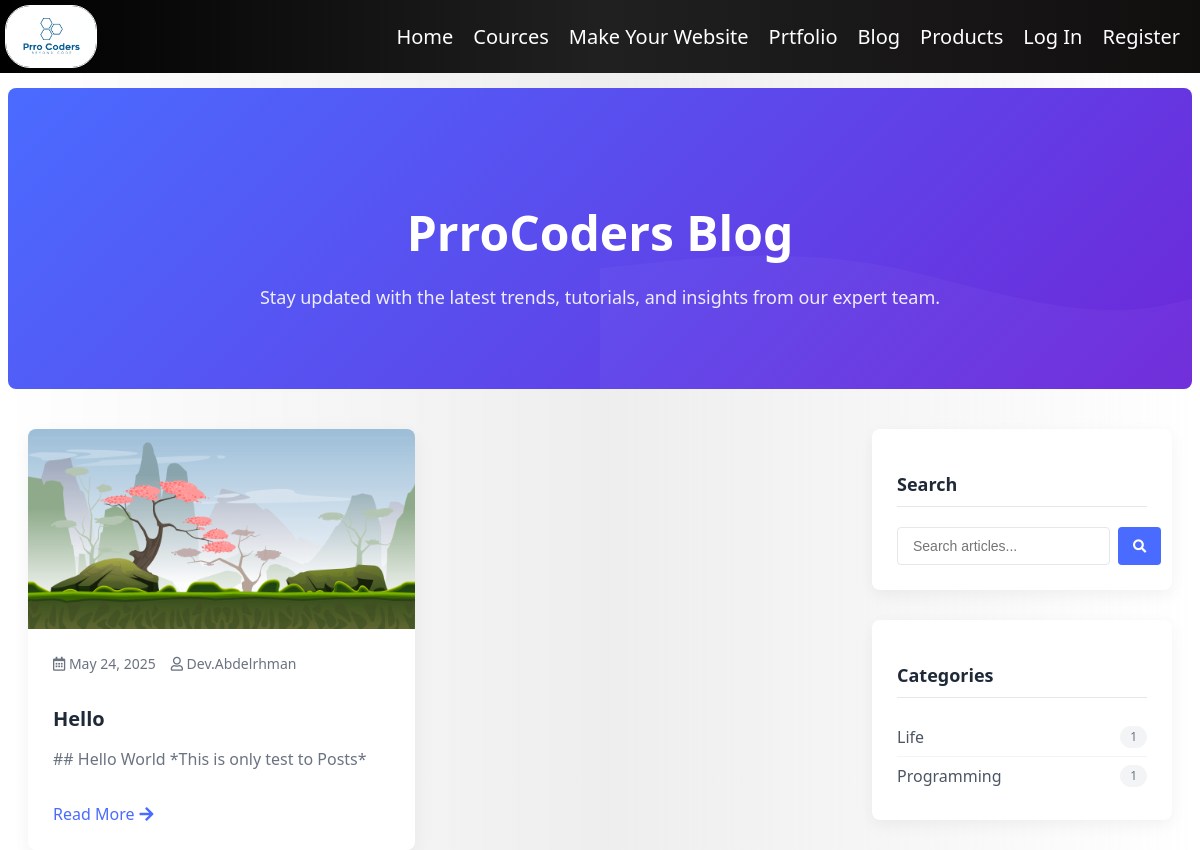
The page /blog/ on the database as committed earlier.
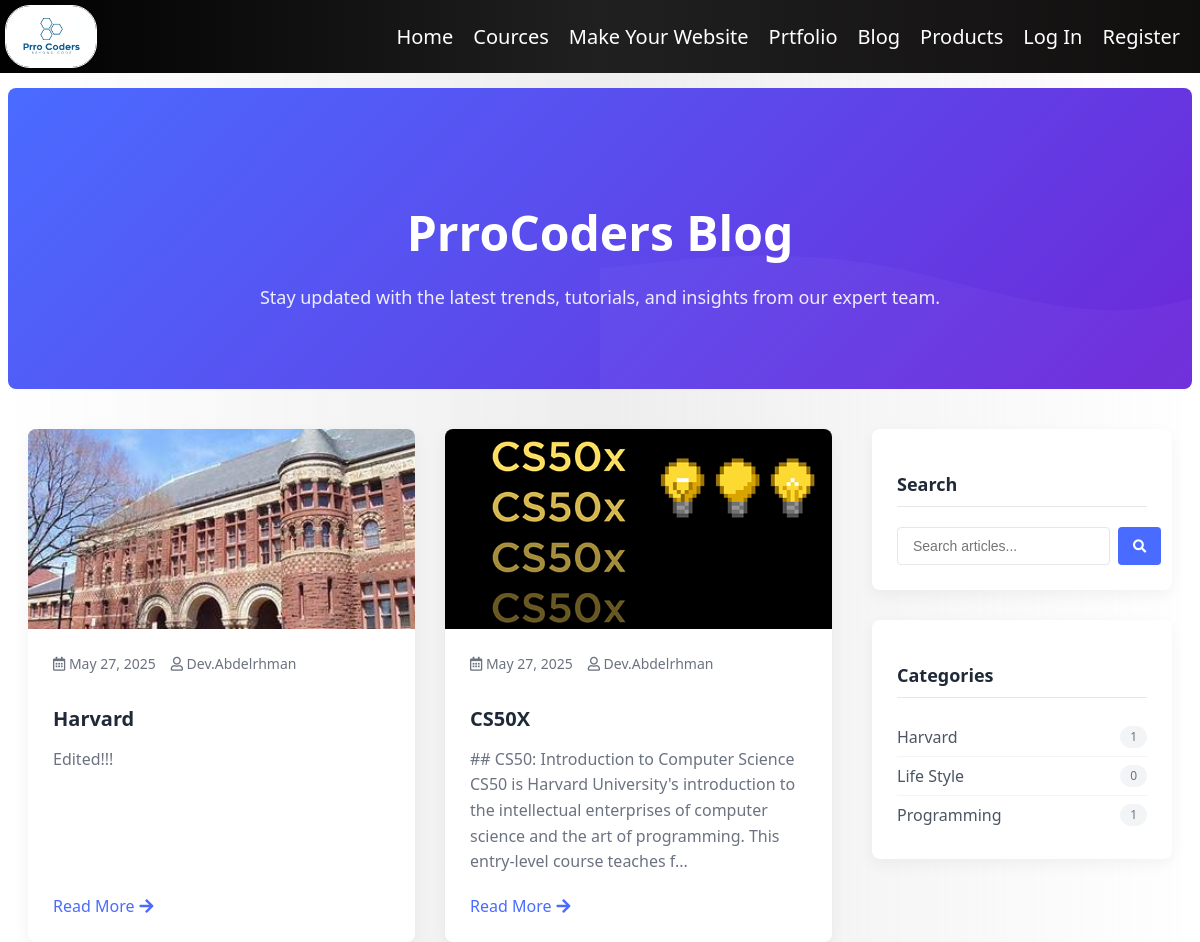
The same page on the database as committed later.
### blog/models.py (models this page shows, shortened)
class Post(models.Model):
    STATUS_CHOICES = (
        ('draft', 'Draft'),
        ('published', 'Published'),
    )
    title = models.CharField(max_length=200)
    slug = models.SlugField(unique_for_date='publish_date')
    author = models.ForeignKey(User, on_delete=models.CASCADE, related_name='blog_posts')
    content = models.TextField()
    content_html = models.TextField(editable=False, blank=True)
    featured_image = models.ImageField(upload_to='blog/%Y/%m/%d/', blank=True, null=True)
    publish_date = models.DateTimeField(default=timezone.now)
    created_date = models.DateTimeField(auto_now_add=True)
    updated_date = models.DateTimeField(auto_now=True)
    status = models.CharField(max_length=10, choices=STATUS_CHOICES, default='draft')
    categories = models.ManyToManyField(Category, related_name='posts')
    class Meta:
        ordering = ['-publish_date']
    @property
    def summary(self):
        return self.content[:200] + '...' if len(self.content) > 200 else self.content

class Category(models.Model):
    name = models.CharField(max_length=100)
    slug = models.SlugField(unique=True)
    description = models.TextField(blank=True)
    class Meta:
        verbose_name_plural = "Categories"
        ordering = ['name']

### blog/views.py (the view)
# urls.py: path('', views.PostListView.as_view(), name='post_list'),
class PostListView(ListView):
    model = Post
    template_name = 'blog/post_list.html'
    context_object_name = 'posts'
    paginate_by = 6
    def get_queryset(self):
        return Post.objects.filter(status='published').order_by('-publish_date')
    def get_context_data(self, **kwargs):
        context = super().get_context_data(**kwargs)
        context['categories'] = Category.objects.all()
        return context

### templates/blog/post_list.html (shortened to what this page needs)
{% extends 'layout.html' %}
{% load static %}
{% block head %}
<link rel="stylesheet" href="https://cdnjs.cloudflare.com/ajax/libs/font-awesome/5.15.4/css/all.min.css">
{% endblock %}
{% block body %}
<div class="blog-header">
    <div class="blog-header-content">
        <h1>PrroCoders Blog</h1>
        <p class="p1">Stay updated with the latest trends, tutorials, and insights from our expert team.</p>
    </div>
</div>
<div class="blog-container">
    <div class="blog-layout">
        <div class="blog-main">
            {% if posts %}
                {% for post in posts %}
                    <article class="blog-card" style="animation-delay: {{ forloop.counter0|divisibleby:3 }}00ms;">
                        <div class="blog-card-image">
                            {% if post.featured_image %}
                                <img src="{{ post.featured_image.url }}" alt="{{ post.title }}">
                            {% else %}
                                <img src="{% static 'images/placeholder.jpg' %}" alt="Placeholder">
                            {% endif %}
                        </div>
                        <div class="blog-card-content">
                            <div class="blog-card-meta">
                                <span><i class="far fa-calendar-alt"></i> {{ post.publish_date|date:"M d, Y" }}</span>
                                <span><i class="far fa-user"></i> {{ post.author.username }}</span>
                            </div>
                            <h2 class="blog-card-title">
                                <a href="{% url 'blog:post_detail' year=post.publish_date.year month=post.publish_date.month day=post.publish_date.day slug=post.slug %}">
                                    {{ post.title }}
                                </a>
                            </h2>
                            <div class="blog-card-excerpt">
                                {{ post.summary|truncatewords:30 }}
                            </div>
                            <a href="{% url 'blog:post_detail' year=post.publish_date.year month=post.publish_date.month day=post.publish_date.day slug=post.slug %}" class="blog-card-link">
                                Read More <i class="fas fa-arrow-right"></i>
                            </a>
                        </div>
                    </article>
                {% endfor %}
            {% else %}
                <div class="no-posts">
                    <h2>No posts found</h2>
                    <p>There are currently no blog posts available. Please check back later for new content.</p>
                </div>
            {% endif %}
        </div>
        <aside class="blog-sidebar">
            <div class="sidebar-widget">
                <h3>Search</h3>
                <form action="{% url 'blog:search_results' %}" method="get" class="search-form">
                    <input type="text" name="q" placeholder="Search articles..." class="search-input" required>
                    <button type="submit" class="search-button">
                        <i class="fas fa-search"></i>
                    </button>
                </form>
            </div>
            <div class="sidebar-widget">
                <h3>Categories</h3>
                <ul class="category-list">
                    {% for category in categories %}
                        <li>
                            <a href="{% url 'blog:category' slug=category.slug %}">
                                {{ category.name }}
                                <span class="category-count">{{ category.posts.count }}</span>
                            </a>
                        </li>
                    {% empty %}
                        <li>No categories available</li>
                    {% endfor %}
                </ul>
            </div>
        </aside>
    </div>
</div>
{% endblock %}

### templates/layout.html (shortened to what this page needs)
{% load static %}
<!DOCTYPE html>
<html lang="en">
<head>
    <link rel="stylesheet" href="{% static 'style.css' %}">
    {% block head %}{% endblock %}
</head>
<body>
    <div class="navbar1">
        <img src="{% static 'Prro Coders.jpg' %}" alt="PrroCoders" class="logo" width="100" >
        <ul class="nav1">
            <li class="nav-item1">
                <a class="nav-link1" href="{% url 'Home:index' %}">Home</a>
            </li>
            <li class="nav-item1">
                <a class="nav-link1" href="{% url 'Cource' %}">Cources</a>
            </li>
            <li class="nav-item1">
                <a class="nav-link1" href="{% url 'WebMaker' %}">Make Your Website</a>
            </li>
            <li class="nav-item1">
                <a class="nav-link1" href="https://prrohost.pythonanywhere.com">Prtfolio</a>
            </li>
            <li class="nav-item1">
                <a class="nav-link1" href="{% url 'blog:post_list' %}">Blog</a>
            </li>
            <li class="nav-item1">
                <a class="nav-link1" href="{% url 'store:store' 1 %}">Products</a>
            </li>
            {% if user.is_authenticated and not user.is_superuser and not user.is_staff %}
            <li class="nav-item1">
                <a href="" class="nav-link1">{{ user.username }}</a>
            </li>
            <li class="nav-item1">
                <a class="nav-link1" href="{% url 'logout' %}">Log Out</a>
            </li>
            {% else %}
                <li class="nav-item1">
                    <a class="nav-link1" href="{% url 'Login' %}">Log In</a>
                </li>
                <li class="nav-item1">
                    <a class="nav-link1" href="{% url 'register' %}">Register</a>
                </li>
            {% endif %}
        </ul>
    </div>
    <div class="container container-content">
        {% block body %}{% endblock body %}
    </div>
</body>
</html>

### static/style.css (style rules this page uses)
body { background: linear-gradient(90deg, #ffffffaf 0%, #e8e8e8c1 50%, #ffffff 100%); font-family: 'Segoe UI', Tahoma, Geneva, Verdana, sans-serif; }
.navbar1 { font-family: 'Segoe UI', Tahoma, Geneva, Verdana, sans-serif; display: flex; flex-direction: row; justify-content: space-between; background: linear-gradient(90deg, #000000 0%, #202020 50%, #110e0e 100%); margin: 0; position: fixed; width: 100%; top: 0; left: 0; right: 0; z-index: 1000; }
.logo { width: 90px; border: 1px solid white; border-radius: 25px; margin: 5px 5px 5px 5px; }
.nav1 { display: flex; flex-direction: row; margin: 10px; list-style-type: none; align-items: center; }
.nav-item1 { margin: 5px 10px; font-size: 20px; color: white; }
.nav-link1 { text-decoration: none; color: white; transition: 0.1s; }
.container { position: relative; top: 80px; }

### templates/blog/post_list.html (style rules this page uses)
.blog-header { background: linear-gradient(135deg, #4a6bff 0%, #6d28d9 100%); padding: 80px 0; text-align: center; color: white; margin-bottom: 40px; border-radius: 8px; position: relative; overflow: hidden; }
.blog-header::before { content: ''; position: absolute; top: 0; right: 0; width: 50%; height: 100%; background-size: cover; opacity: 0.3; z-index: 0; }
.blog-header-content { position: relative; z-index: 1; }
.blog-header h1 { font-size: 48px; font-weight: 700; margin-bottom: 20px; }
.blog-header p { font-size: 18px; max-width: 700px; margin: 0 auto; opacity: 0.9; }
.blog-container { max-width: 1200px; margin: 0 auto; padding: 0 20px; }
.blog-layout { display: grid; grid-template-columns: 1fr 300px; gap: 40px; }
.blog-main { display: grid; grid-template-columns: repeat(auto-fill, minmax(300px, 1fr)); gap: 30px; }
.blog-card { background: white; border-radius: 8px; overflow: hidden; box-shadow: 0 5px 15px rgba(0, 0, 0, 0.05); transition: transform 0.3s, box-shadow 0.3s; height: 100%; display: flex; flex-direction: column; }
.blog-card-image { height: 200px; background-color: #f5f5f5; overflow: hidden; }
.blog-card-image img { width: 100%; height: 100%; object-fit: cover; transition: transform 0.5s; }
.blog-card-content { padding: 25px; flex-grow: 1; display: flex; flex-direction: column; }
.blog-card-meta { display: flex; gap: 15px; color: #6b7280; font-size: 14px; margin-bottom: 15px; }
.blog-card-title { font-size: 20px; font-weight: 600; margin-bottom: 15px; color: #1f2937; text-decoration: none; }
.blog-card-title a { color: inherit; text-decoration: none; transition: color 0.3s; }
.blog-card-excerpt { color: #6b7280; margin-bottom: 20px; line-height: 1.6; flex-grow: 1; }
.blog-card-link { color: #4a6bff; font-weight: 500; text-decoration: none; display: inline-flex; align-items: center; gap: 5px; transition: gap 0.3s; }
.blog-sidebar { position: sticky; top: 30px; align-self: start; }
.sidebar-widget { background: white; border-radius: 8px; padding: 25px; margin-bottom: 30px; box-shadow: 0 5px 15px rgba(0, 0, 0, 0.05); }
.sidebar-widget h3 { font-size: 18px; font-weight: 600; margin-bottom: 20px; padding-bottom: 10px; border-bottom: 1px solid #e5e7eb; color: #1f2937; }
.search-form { display: flex; gap: 8px; }
.search-input { flex-grow: 1; padding: 10px 15px; border: 1px solid #e5e7eb; border-radius: 4px; font-size: 14px; }
.search-button { background: #4a6bff; color: white; border: none; border-radius: 4px; padding: 0 15px; cursor: pointer; transition: background 0.3s; }
.category-list { list-style: none; padding: 0; margin: 0; }
.category-list li { padding: 8px 0; border-bottom: 1px solid #f3f4f6; }
.category-list li:last-child { border-bottom: none; }
.category-list a { color: #4b5563; text-decoration: none; transition: color 0.3s; display: flex; justify-content: space-between; }
.category-count { background: #f3f4f6; border-radius: 20px; padding: 2px 10px; font-size: 12px; color: #6b7280; }
.blog-card { animation: fadeIn 0.5s ease-out forwards; }

### templates/layout.html (style rules this page uses)
.navbar1 { position: fixed; }

Rows that differ between the two databases and show on the page:
removed Post: featured_image (picture), publish_date "May 24, 2025", author.username "Dev.Abdelrhman", title "Hello", summary "## Hello World *This is only test to Posts*"
added Post: featured_image (picture), publish_date "May 27, 2025", author.username "Dev.Abdelrhman", title "Harvard", summary "Edited!!!"
added Post: featured_image (picture), publish_date "May 27, 2025", author.username "Dev.Abdelrhman", title "CS50X", summary "## CS50: Introduction to Computer Science CS50 is Harvard University's introduction to the intellectual enterprises of computer science and the art of programming. This entry-level course teaches f..."
added Category: name "Harvard", posts.count "1"
changed Category: name "Life" → "Life Style"; posts.count "1" → "0"
